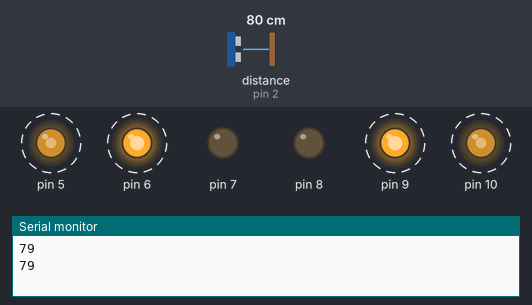
Simulated run of this program. Board: Arduino Nano, built with avr-gcc and run on an emulated ATmega328P. On the bench: output pins drawn as LEDs (lit = HIGH), the last lines printed to the serial monitor. Wiring (inferred from the names in the program): ultrasonic range finder: trigger pin 3; echo pin 2. Dashed ring = blinking. The test bench sets the inputs (shaded band); at power-on: distance to the obstacle (sensor on pin 2) 80 cm. The echo pulse lasts 58.3 µs per cm; pins used as bus, display or sensor lines are not drawn.

Above: at 2.0 s.
2.1 s: distance to the obstacle (sensor on pin 2) set to 96 cm
5.6 s: distance to the obstacle (sensor on pin 2) set to 105 cm
At 6.4 s:
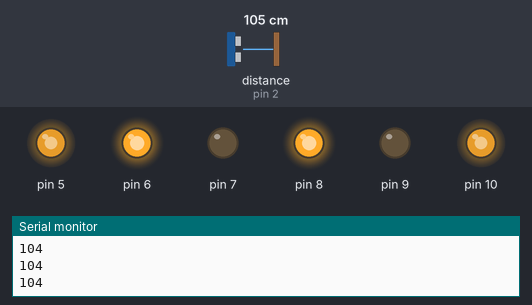
7.5 s: distance to the obstacle (sensor on pin 2) set to 2 cm
At 7.61 s:
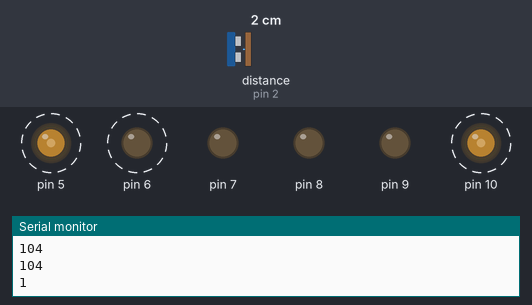
12.0 s: distance to the obstacle (sensor on pin 2) set to 120 cm
At 13.0 s:
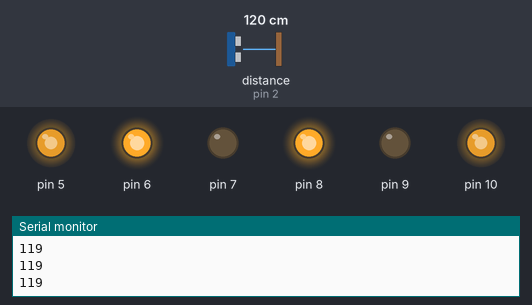
Timing chart, 0 to 14.8 s (numbered marks = the images above; inputs shaded):
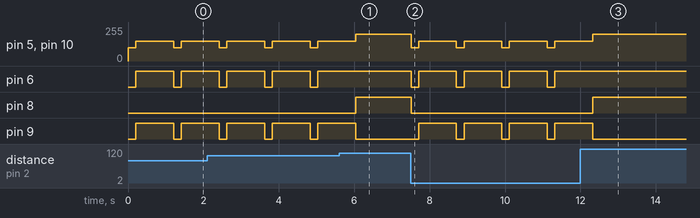

The program:

main.cpp
```cpp
#include <Arduino.h>
#include <Motor.h>

const int trigPin = 3;
const int echoPin = 2;
long duration, cm;

//motor A pinout
int enA = 10;
int in1 = 9;
int in2 = 8;

// motor B pinout
int enB = 5;
int in3 = 7;
int in4 = 6;

bbMotor motorA(enA,in1,in2);
bbMotor motorB(enB,in3,in4);

void setup() {
  pinMode(trigPin, OUTPUT);
  pinMode(echoPin, INPUT);
  Serial.begin(9600);
  motorA.begin();
  motorB.begin();
}

void loop()
{
  digitalWrite(trigPin, LOW);
  delayMicroseconds(5);
  digitalWrite(trigPin, HIGH);
  delayMicroseconds(10);
  digitalWrite(trigPin, LOW);

  pinMode(echoPin, INPUT);
  duration = pulseIn(echoPin, HIGH);
  cm = (duration/2) / 29.1;
  Serial.print(cm);
  Serial.println();

if(cm >= 100){
   // set speed to 200 out of possible range 0~255
  motorA.forward(200);
  motorB.forward(200);
  Serial.print(cm);
  Serial.println();
}

  if(cm <= 99){
    motorA.stop(100);
    motorB.stop(100);
    delay(200);
    //Turn
    motorA.backward(150);
    motorB.forward(150);
    delay(1000);
  }

}
```

Measured:
- the behaviour switches between 100 and 101 cm on distance to the obstacle (sensor on pin 2) (found by bisection; images 0 and 1)
- after the input at 5.6 s, pin 6: stops changing and stays HIGH; pin 8: LOW → HIGH after 0.44 s; pin 9: goes on until 6.0 s, then stays LOW
- after the input at 7.5 s, pin 5, pin 10: alternates 150/255 for 1.0 s and 100/255 for 0.20 s, starting at once; pin 6: alternates HIGH for 1.0 s and LOW for 0.20 s, starting at once; pin 8: HIGH → LOW at once; pin 9: alternates HIGH for 1.0 s and LOW for 0.20 s, starting after 0.21 s
- after the input at 12.0 s, pin 6: stops changing and stays HIGH; pin 8: LOW → HIGH after 0.32 s; pin 9: goes on until 12.3 s, then stays LOW
- by itself, pin 5, pin 10: alternates 150/255 for 1.0 s and 100/255 for 0.20 s
- by itself, pin 6, pin 9: alternates HIGH for 1.0 s and LOW for 0.20 s
